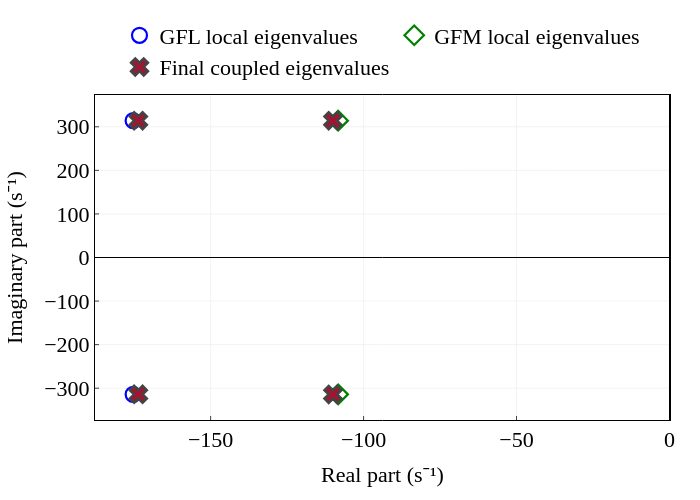

Notebook code cell kept with this figure:
### Code cell
FONT = dict(family="Times New Roman", size=22, color="black")
fig = go.Figure()

for local_value, final_value in zip(local_eigenvalues, matched_final):
    fig.add_trace(go.Scatter(
        x=[local_value.real, final_value.real],
        y=[local_value.imag, final_value.imag],
        mode="lines",
        line=dict(color="#8C8C8C", width=1.1, dash="dot"),
        hoverinfo="skip",
        showlegend=False,
    ))

gfl = local_labels == "GFL local"
gfm = local_labels == "GFM local"
fig.add_trace(go.Scatter(
    x=local_eigenvalues[gfl].real,
    y=local_eigenvalues[gfl].imag,
    mode="markers",
    name="GFL local eigenvalues",
    marker=dict(symbol="circle-open", size=15, color="blue", line_width=2.2),
))
fig.add_trace(go.Scatter(
    x=local_eigenvalues[gfm].real,
    y=local_eigenvalues[gfm].imag,
    mode="markers",
    name="GFM local eigenvalues",
    marker=dict(symbol="diamond-open", size=15, color="green", line_width=2.2),
))
fig.add_trace(go.Scatter(
    x=final_eigenvalues.real,
    y=final_eigenvalues.imag,
    mode="markers",
    name="Final coupled eigenvalues",
    marker=dict(symbol="x", size=15, color="#A2142F", line_width=2.5),
))

axis = dict(
    showline=True, linecolor="black", linewidth=1, mirror=True,
    ticks="inside", ticklen=4, tickfont=FONT, title_font=FONT,
    showgrid=True, gridcolor="#E6E6E6", gridwidth=0.5, zeroline=False,
)
fig.update_xaxes(title_text="Real part (s⁻¹)", **axis)
fig.update_yaxes(title_text="Imaginary part (s⁻¹)", **axis)
fig.add_vline(x=0, line=dict(color="black", width=1))
fig.add_hline(y=0, line=dict(color="black", width=1))
fig.update_layout(
    template="plotly_white", width=700, height=500, font=FONT,
    # title=dict(
    #     text="CIGRE MV14 local and final eigenvalues",
    #     x=0.5, xanchor="center", font=FONT,
    # ),
    margin=dict(l=95, r=30, t=95, b=80),
    legend=dict(
        orientation="h", x=0.5, xanchor="center",
        y=1.02, yanchor="bottom", font=FONT,
        bgcolor="rgba(255,255,255,0)",
    ),
)
fig.show(config={"displaylogo": False})

### Figure 1 — Plotly figure (JSON) as saved in the notebook; plotly's stock layout.template omitted (floating-point values rounded to 4 significant figures)
{"data": [{"hoverinfo": "skip", "line": {"color": "#8C8C8C", "dash": "dot", "width": 1.1}, "mode": "lines", "showlegend": false, "type": "scatter", "x": [-175.3, -173.6], "y": [314.2, 314.2]}, {"hoverinfo": "skip", "line": {"color": "#8C8C8C", "dash": "dot", "width": 1.1}, "mode": "lines", "showlegend": false, "type": "scatter", "x": [-175.3, -173.6], "y": [-314.2, -314.2]}, {"hoverinfo": "skip", "line": {"color": "#8C8C8C", "dash": "dot", "width": 1.1}, "mode": "lines", "showlegend": false, "type": "scatter", "x": [-108.3, -110.0], "y": [314.2, 314.2]}, {"hoverinfo": "skip", "line": {"color": "#8C8C8C", "dash": "dot", "width": 1.1}, "mode": "lines", "showlegend": false, "type": "scatter", "x": [-108.3, -110.0], "y": [-314.2, -314.2]}, {"marker": {"color": "blue", "line": {"width": 2.2}, "size": 15, "symbol": "circle-open"}, "mode": "markers", "name": "GFL local eigenvalues", "type": "scatter", "x": [-175.3, -175.3], "y": [314.2, -314.2]}, {"marker": {"color": "green", "line": {"width": 2.2}, "size": 15, "symbol": "diamond-open"}, "mode": "markers", "name": "GFM local eigenvalues", "type": "scatter", "x": [-108.3, -108.3], "y": [314.2, -314.2]}, {"marker": {"color": "#A2142F", "line": {"width": 2.5}, "size": 15, "symbol": "x"}, "mode": "markers", "name": "Final coupled eigenvalues", "type": "scatter", "x": [-173.6, -110.0, -173.6, -110.0], "y": [314.2, 314.2, -314.2, -314.2]}], "layout": {"font": {"color": "black", "family": "Times New Roman", "size": 22}, "height": 500, "legend": {"bgcolor": "rgba(255,255,255,0)", "font": {"color": "black", "family": "Times New Roman", "size": 22}, "orientation": "h", "x": 0.5, "xanchor": "center", "y": 1.02, "yanchor": "bottom"}, "margin": {"b": 80, "l": 95, "r": 30, "t": 95}, "shapes": [{"line": {"color": "black", "width": 1}, "type": "line", "x0": 0, "x1": 0, "xref": "x", "y0": 0, "y1": 1, "yref": "y domain"}, {"line": {"color": "black", "width": 1}, "type": "line", "x0": 0, "x1": 1, "xref": "x domain", "y0": 0, "y1": 0, "yref": "y"}], "width": 700, "xaxis": {"gridcolor": "#E6E6E6", "gridwidth": 0.5, "linecolor": "black", "linewidth": 1, "mirror": true, "showgrid": true, "showline": true, "tickfont": {"color": "black", "family": "Times New Roman", "size": 22}, "ticklen": 4, "ticks": "inside", "title": {"font": {"color": "black", "family": "Times New Roman", "size": 22}, "text": "Real part (s⁻¹)"}, "zeroline": false}, "yaxis": {"gridcolor": "#E6E6E6", "gridwidth": 0.5, "linecolor": "black", "linewidth": 1, "mirror": true, "showgrid": true, "showline": true, "tickfont": {"color": "black", "family": "Times New Roman", "size": 22}, "ticklen": 4, "ticks": "inside", "title": {"font": {"color": "black", "family": "Times New Roman", "size": 22}, "text": "Imaginary part (s⁻¹)"}, "zeroline": false}}}
